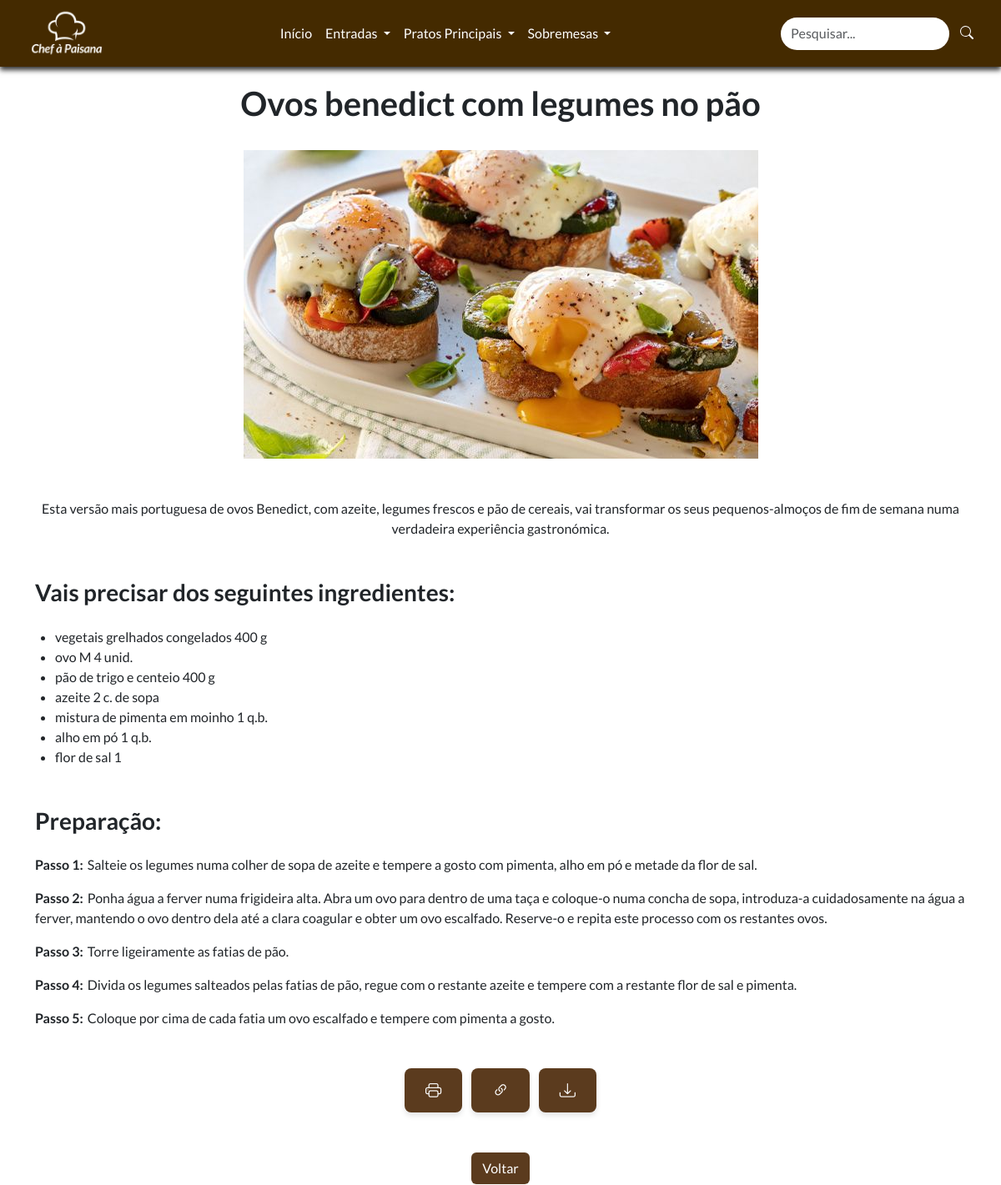
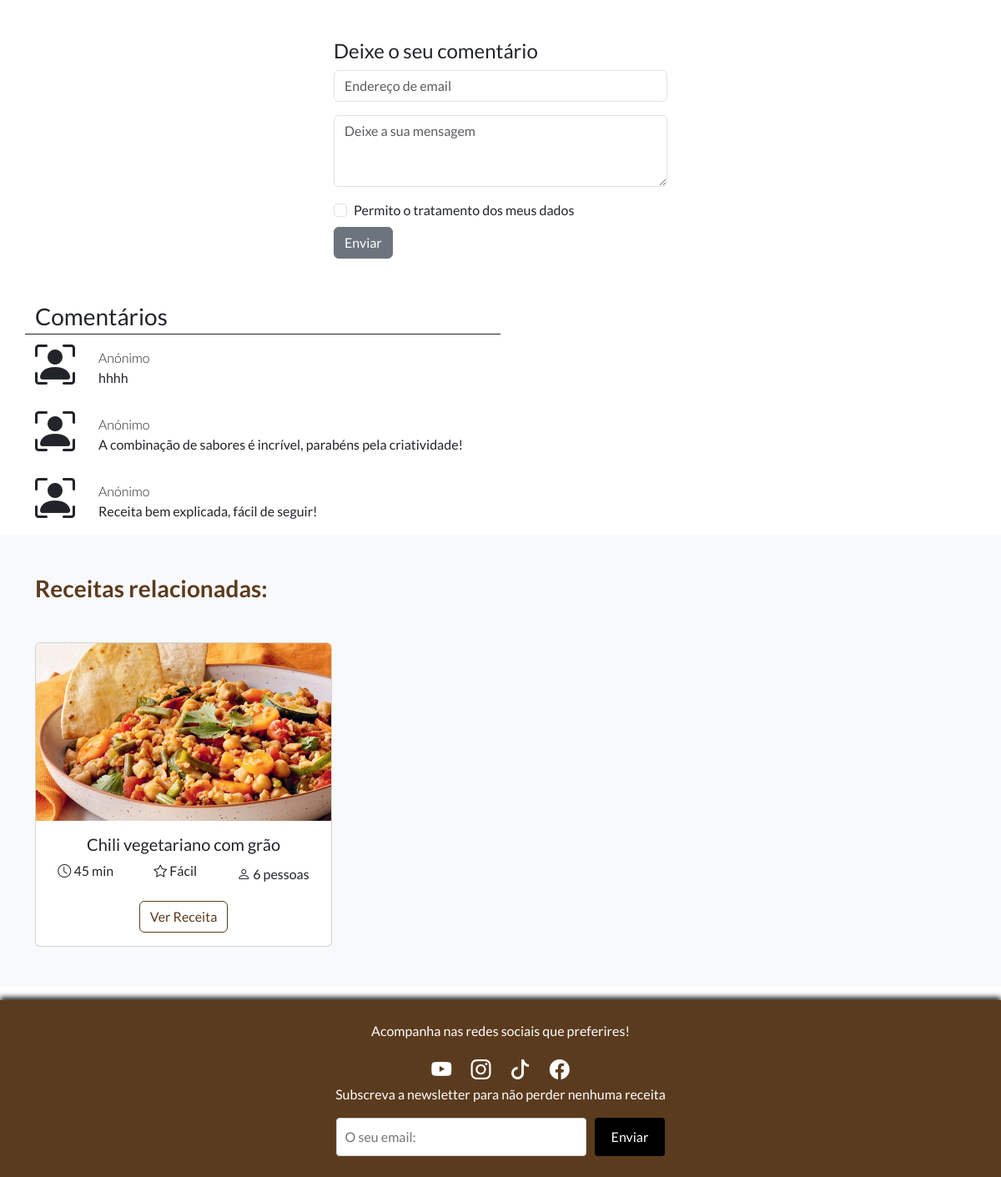
The page /receita.php?id=13 on the database its author committed (2 pictures, top to bottom).
### tables this page shows
CREATE TABLE IF NOT EXISTS `receitas` (
  `id` int(11) unsigned NOT NULL AUTO_INCREMENT,
  `imagem` varchar(128) DEFAULT NULL,
  `titulo` varchar(50) DEFAULT NULL,
  `ingredientes` text DEFAULT NULL,
  `temp_prep` int(11) DEFAULT NULL,
  `preparacao` longtext DEFAULT NULL,
  `dificuldade` varchar(50) DEFAULT NULL,
  `n_pessoas` int(11) DEFAULT NULL,
  `tipo_receita` varchar(50) DEFAULT NULL,
  `descricao` text DEFAULT NULL,
  PRIMARY KEY (`id`)
);

CREATE TABLE IF NOT EXISTS `comentarios` (
  `id` int(11) unsigned NOT NULL AUTO_INCREMENT,
  `receitaId` int(11) unsigned NOT NULL DEFAULT 0,
  `email` varchar(50) DEFAULT '0',
  `mensagem` text NOT NULL,
  PRIMARY KEY (`id`)
);

### receita.php (the view, shortened to what this page needs)
<?php
require('includes/connections.php');
$id = isset($_GET['id']) ? intval($_GET['id']) : 0;
$sql = 'SELECT * FROM receitas WHERE id = :id';
$stmt = $dbh->prepare($sql);
$stmt->execute([':id' => $id]);
$receita = $stmt->fetch(PDO::FETCH_ASSOC);
$tipoReceitaAtual = $receita['tipo_receita'];
$sqlRelacionadas = 'SELECT * FROM receitas WHERE tipo_receita = :tipo_receita AND id != :id LIMIT 3';
$stmtRelacionadas = $dbh->prepare($sqlRelacionadas);
$stmtRelacionadas->execute([':tipo_receita' => $tipoReceitaAtual, ':id' => $receita['id']]);
$receitasRelacionadas = $stmtRelacionadas->fetchAll(PDO::FETCH_ASSOC);
?>
<!DOCTYPE html>
<html lang="pt">
<head>
    <?php require ('includes/linkscss.php') ?>
</head>
<body>
<?php require ('includes/header.php') ?>
<?php require ('includes/connections.php') ?>
<div id="parteImprimir" class="container mt-4 mb-5">
    <div class="text-center">
        <h1 class="fw-bold" style="margin-top: 100px"><?php echo $receita['titulo']; ?></h1>
        <img src="imgs/<?php echo $receita['imagem']; ?>" alt="<?php echo $receita['titulo']; ?>" class="img-fluid my-4">
        <p class="mt-4"><?php echo htmlspecialchars($receita['descricao']); ?></p>
        <h3 style="text-align: left" class="fw-bold mt-5 mb-4">Vais precisar dos seguintes ingredientes:</h3>
        <ul class="list-group ms-4">
            <?php
            $ingredientes = explode(',', $receita['ingredientes']);
            foreach ($ingredientes as $ingrediente): ?>
                <li style="text-align: left"><?php echo trim($ingrediente); ?></li>
            <?php endforeach; ?>
        </ul>
        <h3 style="text-align: left" class="fw-bold mt-5 mb-4">Preparação:</h3>
        <div>
            <?php
            $preparacao = explode(';', $receita['preparacao']);
            foreach ($preparacao as $preparacao):
                preg_match('/(Passo \d+:)(.*)/', $preparacao, $matches);
                ?>
                <p style="text-align: left">
                    <strong><?php echo htmlspecialchars($matches[1]); ?></strong><span style="margin-left: 5px;"></span><?php echo htmlspecialchars(trim($matches[2])); ?>
                </p>
            <?php endforeach; ?>
        </div>
    </div>
</div>
          <div class="text-center mt-3 mb-5">
            <div class="tooltip-container">
                <button class="btn-print me-2" onclick="window.print()">
                    <i class="bi bi-printer"></i>
                </button>
            </div>
            <div class="tooltip-container">
                <button class="btn-copy me-2" onclick="copiarLink()">
                    <i class="bi bi-link-45deg"></i>
                </button>
            </div>
            <div class="tooltip-container">
                <button class="btn-download" onclick="downloadReceita()">
                    <i class="bi bi-download"></i>
                </button>
            </div>
        </div>
        <div class="text-center mt-1 mb-5">
            <button onclick="history.back()" class="btn" style="color: white; background-color: #5b3b1e;">Voltar</button>
        </div>
        <div style="width: 400px;" class="mt-3 mb-5 mx-auto">
            <h4>Deixe o seu comentário</h4>
            <form action="comentarioinserir.php" method="POST">
                <div class="mb-3">
                    <input type="email" name="email" class="form-control" placeholder="Endereço de email" required>
                </div>
                <div class="mb-3">
                    <textarea name="mensagem" class="form-control" rows="3" placeholder="Deixe a sua mensagem" required></textarea>
                </div>
                <div class="form-check mt-2 mb-2">
                    <input name="aceito" class="form-check-input" type="checkbox" value="1" id="com-check" required>
                    <label class="form-check-label" for="com-check">
                        Permito o tratamento dos meus dados
                    </label>
                </div>
                <button type="submit" class="btn btn-secondary">Enviar</button>
            </form>
        </div>
        <?php
        $sql = 'SELECT * FROM comentarios WHERE receitaId = :i ORDER BY id DESC';
        $stmt = $dbh->prepare($sql);
        $stmt->bindValue(':i', $id);
        $stmt->execute();
        if(!$stmt || $stmt->rowCount() == 0){
            $resultados = false;
        }else $resultados = true;
        ?>
        <div class="container">
            <div class="row">
                <div class="col-6 fs-3 border-bottom border-dark">Comentários</div>
            </div>
            <?php
            if($resultados){
                while($c = $stmt->fetchObject()){
            ?>
                    <div class="row">
                        <div class="col-auto">
                            <i class="bi bi-person-bounding-box" style="font-size:48px;"></i>
                        </div>
                        <div class="col p-3">
                            <div class="fw-light">Anónimo </div>
                            <div><?= $c->mensagem ?></div>
                        </div>
                    </div>
            <?php
                }
            }else{
                echo '<p>Ainda não foram inseridos comentários.</p>';
            }
            ?>
        </div>
        <section class="bg-light py-5">
            <div class="container">
                <h3 class="text-start fw-bold mb-5" style="color: #5b3b1e;">Receitas relacionadas:</h3>
                <div class="row g-4">
                    <?php if (!empty($receitasRelacionadas)): ?>
                    <?php foreach ($receitasRelacionadas as $receitaRelacionada): ?>
                    <div class="col-md-4">
                        <div class="card">
                            <img src="imgs/<?php echo $receitaRelacionada['imagem']; ?>" class="card-img-top" alt="<?php echo $receitaRelacionada['titulo']; ?>">
                            <div class="card-body text-center">
                                <h5 class="card-title"><?php echo $receitaRelacionada['titulo']; ?></h5>
                                <div class="d-flex justify-content-center align-items-center mb-3">
                                    <div class="me-5 mb-2"><i class="bi bi-clock"></i> <?php echo $receitaRelacionada['temp_prep']; ?> min</div>
                                    <div class="me-5 mb-2"><i class="bi bi-star"></i> <?php echo $receitaRelacionada['dificuldade']; ?></div>
                                    <div><i class="bi bi-person"></i> <?php echo $receitaRelacionada['n_pessoas']; ?> pessoas</div>
                                </div>
                                <a href="receita.php?id=<?php echo $receitaRelacionada['id']; ?>" class="btn"
                                    style="border: 1px solid #5b3b1e; color: #5b3b1e; background-color: transparent;"
                                    onmouseover="this.style.backgroundColor='#5b3b1e'; this.style.color='white';"
                                    onmouseout="this.style.backgroundColor='transparent'; this.style.color='#5b3b1e';">
                                    Ver Receita
                                </a>
                            </div>
                        </div>
                    </div>
                    <?php endforeach; ?>
                    <?php else: ?>
                    <h4>Nenhuma receita relacionada encontrada.</h4>
                    <?php endif; ?>
                </div>
            </div>
        </section>
<?php require ('includes/footer.php') ?>
</body>
</html>

### css/style.css (style rules this page uses)
* { margin: 0; padding: 0; text-decoration: none; scroll-behavior: smooth; font-family: 'Lato', sans-serif; }
.btn-print, .btn-copy, .btn-download { background-color: #5b3b1e; color: white; padding: 12px 25px; font-size: 1.2rem; border: none; border-radius: 8px; cursor: pointer; text-transform: uppercase; transition: all 0.3s ease; box-shadow: 0 4px 6px rgba(0, 0, 0, 0.1); }
.tooltip-container { position: relative; display: inline-block; }

### includes/footer.php (style rules this page uses)
html, body { height: 100%; margin: 0; }

### rows shown on the page
receitas: titulo "Ovos benedict com legumes no pão", imagem (picture), descricao "Esta versão mais portuguesa de ovos Benedict, com azeite, legumes frescos e pão de cereais, vai transformar os seus pequenos-almoços de fim de semana numa verdadeira experiência gastronómica.", ingredientes "vegetais grelhados congelados 400 g", ingredientes "ovo M 4 unid.", ingredientes "pão de trigo e centeio 400 g", ingredientes "azeite 2 c. de sopa", ingredientes "mistura de pimenta em moinho 1 q.b.", ingredientes "alho em pó 1 q.b.", ingredientes "flor de sal 1"
comentarios: mensagem "hhhh"
comentarios: mensagem "A combinação de sabores é incrível, parabéns pela criatividade!"
comentarios: mensagem "Receita bem explicada, fácil de seguir!"
receitas: imagem (picture), titulo "Chili vegetariano com grão", temp_prep "45", dificuldade "Fácil", n_pessoas "6"

### other values the page prints
$matches[1] "Passo 1:"
$matches[2] "Salteie os legumes numa colher de sopa de azeite e tempere a gosto com pimenta, alho em pó e metade da flor de sal."
$matches[1] "Passo 2:"
$matches[1] "Passo 3:"
$matches[2] "Torre ligeiramente as fatias de pão."
$matches[1] "Passo 4:"
$matches[2] "Divida os legumes salteados pelas fatias de pão, regue com o restante azeite e tempere com a restante flor de sal e pimenta."
$matches[1] "Passo 5:"
$matches[2] "Coloque por cima de cada fatia um ovo escalfado e tempere com pimenta a gosto."
